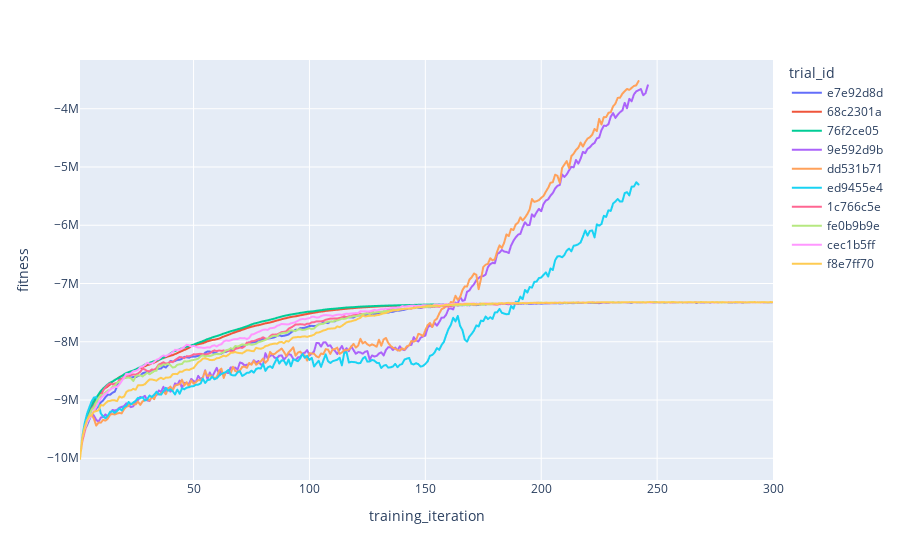

Notebook cell for this chart:
### Code cell
top_runs = analysis.dataframe().sort_values("fitness", ascending=False).head(10)["trial_id"].to_list()

fig = px.line(
    data_frame=pd.concat(analysis.trial_dataframes.values()).query(
        "trial_id in @top_runs"
    ),
    x="training_iteration",
    y="fitness",
    color="trial_id",
)
fig.show()

### Figure 1 — Plotly figure (JSON) as saved in the notebook; plotly's stock layout.template omitted (floating-point values rounded to 4 significant figures; data arrays with more than 128 entries replaced by an {"elided": "..."} marker saying what was removed)
{"data": [{"hovertemplate": "trial_id=e7e92d8d<br>training_iteration=%{x}<br>fitness=%{y}<extra></extra>", "legendgroup": "e7e92d8d", "line": {"color": "#636efa", "dash": "solid"}, "marker": {"symbol": "circle"}, "mode": "lines", "name": "e7e92d8d", "showlegend": true, "type": "scattergl", "x": {"elided": "300 int values"}, "xaxis": "x", "y": {"elided": "300 float values"}, "yaxis": "y"}, {"hovertemplate": "trial_id=68c2301a<br>training_iteration=%{x}<br>fitness=%{y}<extra></extra>", "legendgroup": "68c2301a", "line": {"color": "#EF553B", "dash": "solid"}, "marker": {"symbol": "circle"}, "mode": "lines", "name": "68c2301a", "showlegend": true, "type": "scattergl", "x": {"elided": "300 int values"}, "xaxis": "x", "y": {"elided": "300 float values"}, "yaxis": "y"}, {"hovertemplate": "trial_id=76f2ce05<br>training_iteration=%{x}<br>fitness=%{y}<extra></extra>", "legendgroup": "76f2ce05", "line": {"color": "#00cc96", "dash": "solid"}, "marker": {"symbol": "circle"}, "mode": "lines", "name": "76f2ce05", "showlegend": true, "type": "scattergl", "x": {"elided": "300 int values"}, "xaxis": "x", "y": {"elided": "300 float values"}, "yaxis": "y"}, {"hovertemplate": "trial_id=9e592d9b<br>training_iteration=%{x}<br>fitness=%{y}<extra></extra>", "legendgroup": "9e592d9b", "line": {"color": "#ab63fa", "dash": "solid"}, "marker": {"symbol": "circle"}, "mode": "lines", "name": "9e592d9b", "showlegend": true, "type": "scattergl", "x": {"elided": "246 int values"}, "xaxis": "x", "y": {"elided": "246 float values"}, "yaxis": "y"}, {"hovertemplate": "trial_id=dd531b71<br>training_iteration=%{x}<br>fitness=%{y}<extra></extra>", "legendgroup": "dd531b71", "line": {"color": "#FFA15A", "dash": "solid"}, "marker": {"symbol": "circle"}, "mode": "lines", "name": "dd531b71", "showlegend": true, "type": "scattergl", "x": {"elided": "242 int values"}, "xaxis": "x", "y": {"elided": "242 float values"}, "yaxis": "y"}, {"hovertemplate": "trial_id=ed9455e4<br>training_iteration=%{x}<br>fitness=%{y}<extra></extra>", "legendgroup": "ed9455e4", "line": {"color": "#19d3f3", "dash": "solid"}, "marker": {"symbol": "circle"}, "mode": "lines", "name": "ed9455e4", "showlegend": true, "type": "scattergl", "x": {"elided": "242 int values"}, "xaxis": "x", "y": {"elided": "242 float values"}, "yaxis": "y"}, {"hovertemplate": "trial_id=1c766c5e<br>training_iteration=%{x}<br>fitness=%{y}<extra></extra>", "legendgroup": "1c766c5e", "line": {"color": "#FF6692", "dash": "solid"}, "marker": {"symbol": "circle"}, "mode": "lines", "name": "1c766c5e", "showlegend": true, "type": "scattergl", "x": {"elided": "300 int values"}, "xaxis": "x", "y": {"elided": "300 float values"}, "yaxis": "y"}, {"hovertemplate": "trial_id=fe0b9b9e<br>training_iteration=%{x}<br>fitness=%{y}<extra></extra>", "legendgroup": "fe0b9b9e", "line": {"color": "#B6E880", "dash": "solid"}, "marker": {"symbol": "circle"}, "mode": "lines", "name": "fe0b9b9e", "showlegend": true, "type": "scattergl", "x": {"elided": "300 int values"}, "xaxis": "x", "y": {"elided": "300 float values"}, "yaxis": "y"}, {"hovertemplate": "trial_id=cec1b5ff<br>training_iteration=%{x}<br>fitness=%{y}<extra></extra>", "legendgroup": "cec1b5ff", "line": {"color": "#FF97FF", "dash": "solid"}, "marker": {"symbol": "circle"}, "mode": "lines", "name": "cec1b5ff", "showlegend": true, "type": "scattergl", "x": {"elided": "300 int values"}, "xaxis": "x", "y": {"elided": "300 float values"}, "yaxis": "y"}, {"hovertemplate": "trial_id=f8e7ff70<br>training_iteration=%{x}<br>fitness=%{y}<extra></extra>", "legendgroup": "f8e7ff70", "line": {"color": "#FECB52", "dash": "solid"}, "marker": {"symbol": "circle"}, "mode": "lines", "name": "f8e7ff70", "showlegend": true, "type": "scattergl", "x": {"elided": "300 int values"}, "xaxis": "x", "y": {"elided": "300 float values"}, "yaxis": "y"}], "layout": {"legend": {"title": {"text": "trial_id"}, "tracegroupgap": 0}, "margin": {"t": 60}, "xaxis": {"anchor": "y", "domain": [0, 1], "title": {"text": "training_iteration"}}, "yaxis": {"anchor": "x", "domain": [0, 1], "title": {"text": "fitness"}}}}
